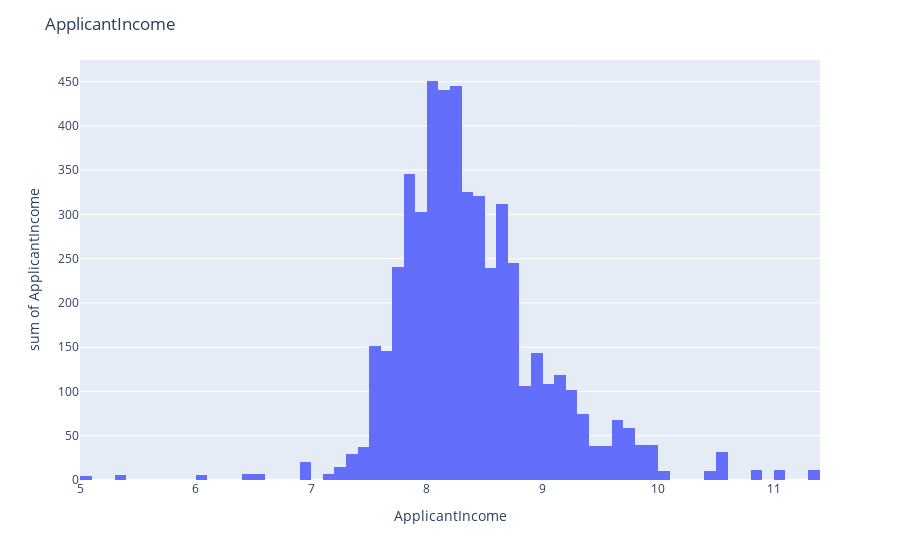
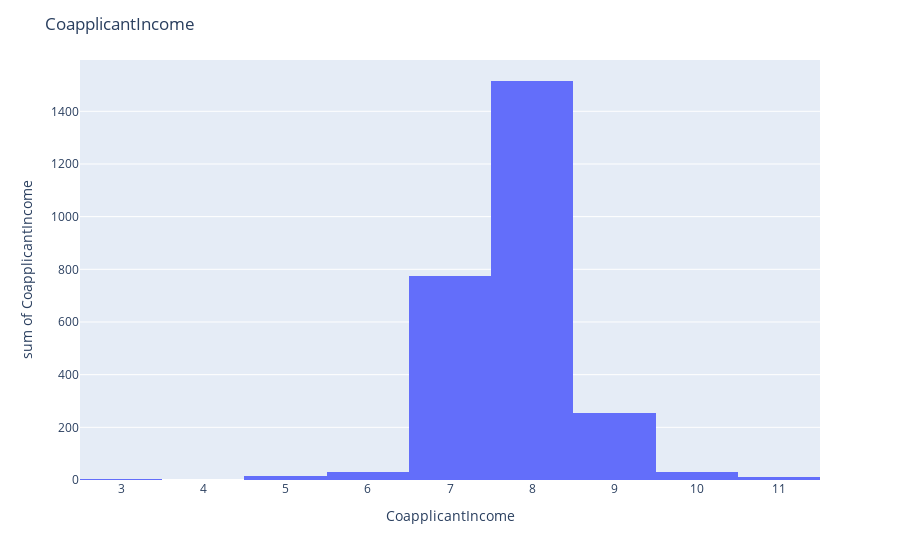
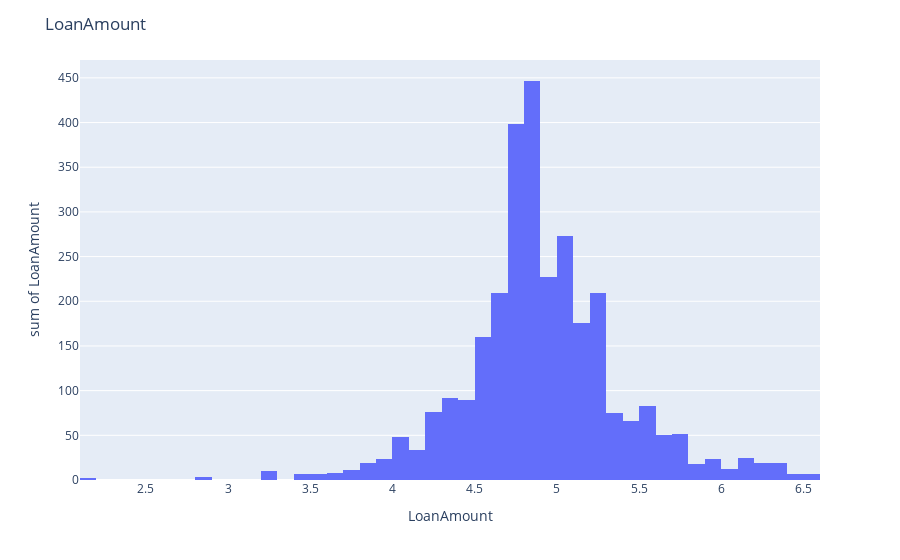

Write notebook code for charts like these, in order.
### Code cell
fig=px.histogram(data["ApplicantIncome"],x="ApplicantIncome",y="ApplicantIncome")
fig.update_layout(title="ApplicantIncome")
fig.show()

fig=px.histogram(data["CoapplicantIncome"],x="CoapplicantIncome",y="CoapplicantIncome")
fig.update_layout(title="CoapplicantIncome")
fig.show()

fig=px.histogram(data['LoanAmount'],x='LoanAmount',y='LoanAmount')
fig.update_layout(title='LoanAmount')
fig.show()

### Figure 1 — Plotly figure (JSON) as saved in the notebook; plotly's stock layout.template omitted (floating-point values rounded to 4 significant figures; data arrays with more than 128 entries replaced by an {"elided": "..."} marker saying what was removed)
{"data": [{"alignmentgroup": "True", "bingroup": "x", "histfunc": "sum", "hovertemplate": "ApplicantIncome=%{x}<br>sum of ApplicantIncome=%{y}<extra></extra>", "legendgroup": "", "marker": {"color": "#636efa", "pattern": {"shape": ""}}, "name": "", "offsetgroup": "", "orientation": "v", "showlegend": false, "type": "histogram", "x": {"elided": "614 float values"}, "xaxis": "x", "y": {"elided": "614 float values"}, "yaxis": "y"}], "layout": {"barmode": "relative", "legend": {"tracegroupgap": 0}, "margin": {"t": 60}, "title": {"text": "ApplicantIncome"}, "xaxis": {"anchor": "y", "domain": [0, 1], "title": {"text": "ApplicantIncome"}}, "yaxis": {"anchor": "x", "domain": [0, 1], "title": {"text": "sum of ApplicantIncome"}}}}

### Figure 2 — Plotly figure (JSON) as saved in the notebook; plotly's stock layout.template omitted (floating-point values rounded to 4 significant figures; data arrays with more than 128 entries replaced by an {"elided": "..."} marker saying what was removed)
{"data": [{"alignmentgroup": "True", "bingroup": "x", "histfunc": "sum", "hovertemplate": "CoapplicantIncome=%{x}<br>sum of CoapplicantIncome=%{y}<extra></extra>", "legendgroup": "", "marker": {"color": "#636efa", "pattern": {"shape": ""}}, "name": "", "offsetgroup": "", "orientation": "v", "showlegend": false, "type": "histogram", "x": {"elided": "614 float values"}, "xaxis": "x", "y": {"elided": "614 float values"}, "yaxis": "y"}], "layout": {"barmode": "relative", "legend": {"tracegroupgap": 0}, "margin": {"t": 60}, "title": {"text": "CoapplicantIncome"}, "xaxis": {"anchor": "y", "domain": [0, 1], "title": {"text": "CoapplicantIncome"}}, "yaxis": {"anchor": "x", "domain": [0, 1], "title": {"text": "sum of CoapplicantIncome"}}}}

### Figure 3 — Plotly figure (JSON) as saved in the notebook; plotly's stock layout.template omitted (floating-point values rounded to 4 significant figures; data arrays with more than 128 entries replaced by an {"elided": "..."} marker saying what was removed)
{"data": [{"alignmentgroup": "True", "bingroup": "x", "histfunc": "sum", "hovertemplate": "LoanAmount=%{x}<br>sum of LoanAmount=%{y}<extra></extra>", "legendgroup": "", "marker": {"color": "#636efa", "pattern": {"shape": ""}}, "name": "", "offsetgroup": "", "orientation": "v", "showlegend": false, "type": "histogram", "x": {"elided": "614 float values"}, "xaxis": "x", "y": {"elided": "614 float values"}, "yaxis": "y"}], "layout": {"barmode": "relative", "legend": {"tracegroupgap": 0}, "margin": {"t": 60}, "title": {"text": "LoanAmount"}, "xaxis": {"anchor": "y", "domain": [0, 1], "title": {"text": "LoanAmount"}}, "yaxis": {"anchor": "x", "domain": [0, 1], "title": {"text": "sum of LoanAmount"}}}}
